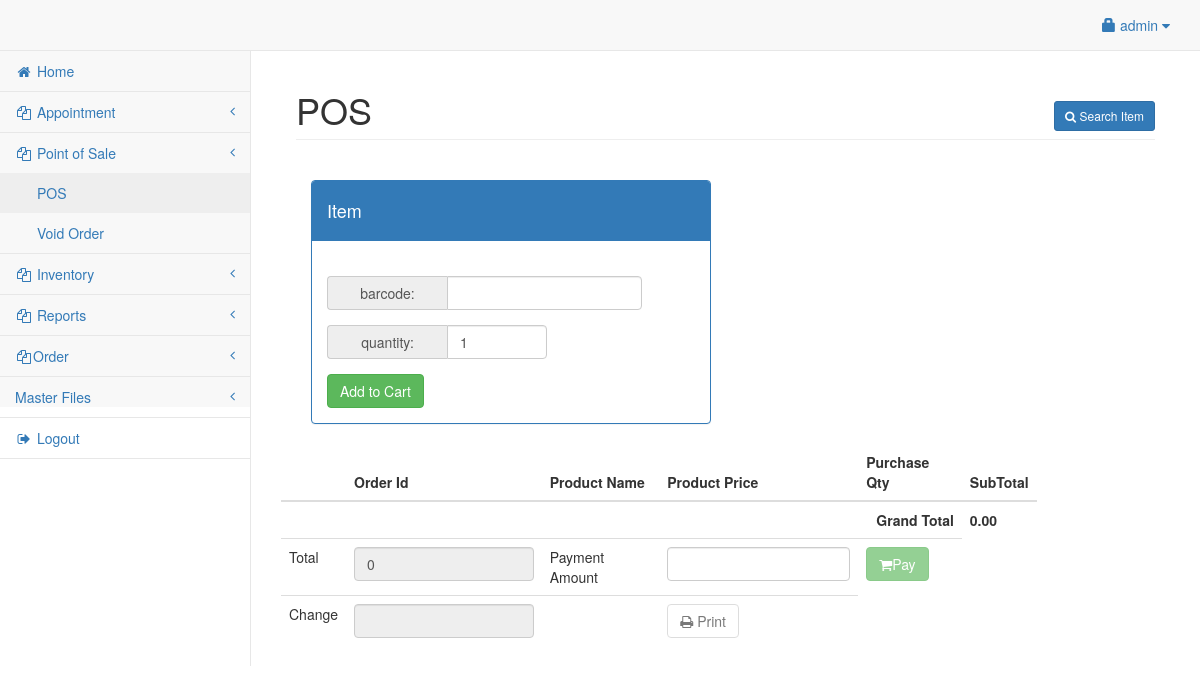
Page /admin/pos.php (signed in) on the earlier database version.
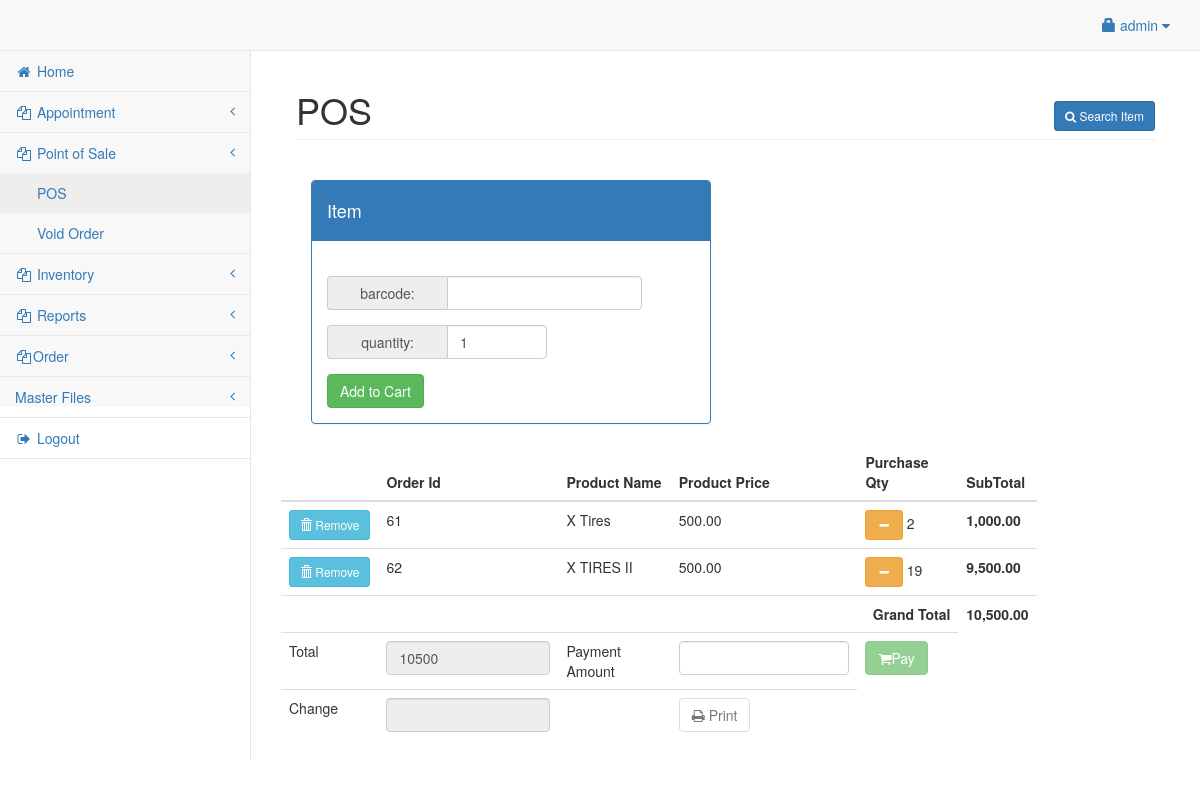
Same page on the later database version.
### tables this page shows
CREATE TABLE `dummy_cart` (
  `id` int(11) NOT NULL,
  `product_id` int(10) NOT NULL,
  `product_name` varchar(250) NOT NULL,
  `product_price` int(10) NOT NULL,
  `quantity` int(10) NOT NULL,
  `barcode_id` varchar(25) NOT NULL
);

### admin/pos.php (the view, shortened to what this page needs)
<?php include('header.php'); ?>
<head>
<body>
	<div id="wrapper">
		<?php include('navbar.php'); ?>
		<div style="height:50px;"></div>
		<div id="page-wrapper">
			<div class="container-fluid">
				<div class="row">
					<div class="col-lg-12">
						<h1 class="page-header">POS
							<span class="pull-right">
								<button class="btn btn-primary btn-sm" data-toggle="modal" data-target="#addschedule"><i class="fa fa-search"></i> Search Item</button>
							</span>
						</h1>
						<div class="col-lg-12 main-chart">
							<br>
							<div class="col-sm-4">
							</div>
							<div class="panel panel-primary" style="width:400px;">
								<div class="panel-heading">
									<h4><i></i> Item</h4>
								</div>
								<div class="panel-body">
									<form role="form" method="POST" action="#">
										<br>
										<div class="form-group input-group">
											<span style="width:120px;" class="input-group-addon">barcode:</span>
											<input type="text" class="form-control" name="prodid" required>
										</div>
										<div class="form-group input-group">
											<span style="width:120px;" class="input-group-addon">quantity:</span>
											<input class="form-control" type="number" style="width:100px;" value="1" name="quantity" min="0">
										</div>
										<input type="submit" name="submit" value="Add to Cart" class="btn btn-success" />
									</form>
								</div>
							</div>
						</div>
					</div>
					<div class="row">
						<div class="col-lg-12">
							<table style="width:85%" class="table">
								<thead>
									<th></th>
									<th>Order Id</th>
									<th>Product Name</th>
									<th>Product Price</th>
									<th>Purchase Qty</th>
									<th>SubTotal</th>
								</thead>
								<tbody>
									<?php
									$total = 0;
									$query = mysqli_query($conn, "select * from dummy_cart");
									while ($row = mysqli_fetch_array($query)) {
									?>
										<tr>
											<td><a class="btn btn-info btn-sm" href="del_product.php?id=<?php echo $row['id']; ?>">
													<span class="glyphicon glyphicon-trash"></span> Remove </a></td>
													<td><?php echo $row['id']; ?></td>
											<td><?php echo $row['product_name']; ?></td>
											<td><?php echo number_format($row['product_price'], 2); ?></td>
											<td><a class="btn btn-warning btn-sm minus_qty2" href="minus_product.php?id=<?php echo $row['id']; ?>"><i class="fa fa-minus fa-fw"></i></a>
												<?php echo $row['quantity']; ?>
											</td>
											<td><strong><span class="subt">
														<?php
														$subtotal = $row['quantity'] * $row['product_price'];
														echo number_format($subtotal, 2);
														$total += $subtotal;
														?>
													</span></strong></td>
										</tr>
									<?php
									}
									?>
									<tr>
										<td colspan="5"><span class="pull-right"><strong>Grand Total</strong></span></td>
										<td><strong><span id="total"><?php echo number_format($total, 2); ?></span><strong></td>
									</tr>
									<td>Total</td>
									<td><input type="text" class="form-control" id="total_pay" value="<?php echo $total ?>" readonly></td>
									<td>Payment Amount</td>
									<form role="form" method="POST" action="payment.php">
										<td><input type="text" class="form-control" id="amount_pay" oninput="getChange()" required>
										</td>
										<td><button class="btn btn-success" id="paybutton" disabled><i class="fa fa-shopping-cart" disabled></i>Pay</button>
									</form>
									<tr>
										<td>Change</td>
										<td><input type="text" class="form-control" id="change_pay" readonly></td>
										<td> <span id = "message" style="color:red"> </span></td>
										<td>
											<a onclick="getUrl(<?php echo $total ?>)">
												<button class="btn btn-default" id="print" disabled>
													<i class="fa fa-print"></i> Print
												</button></a>
										</td>
									</tr>
								</tbody>
							</table>
						</div>
					</div>
				</div>
			</div>
</body>
</html>

Differences in the rows shown:
added dummy_cart: id "61", product_name "X Tires", product_price "500.00", quantity "2", subtotal "1,000.00"
added dummy_cart: id "62", product_name "X TIRES II", product_price "500.00", quantity "19", subtotal "9,500.00"
Other differences:
$total: "0.00" → "10,500.00"
form field value: "0" → "10500"
